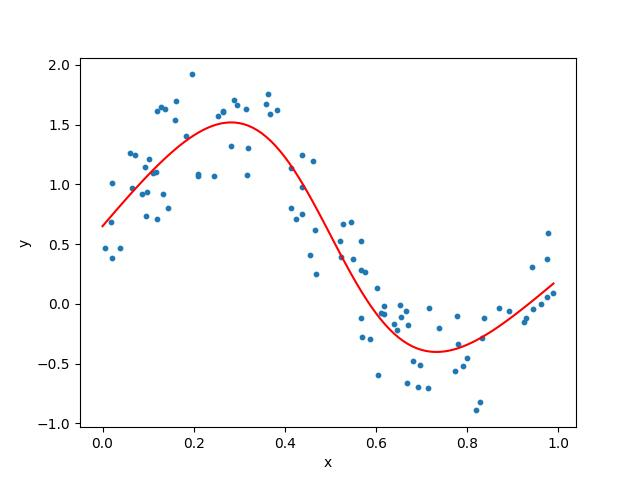

The script that saved this image:
import numpy as np
import matplotlib.pyplot as plt
from dezero import Model
from dezero import optimizers
import dezero.layers as L
import dezero.functions as F

# Dataset
np.random.seed(0)
x = np.random.rand(100, 1)
y = np.sin(2 * np.pi * x) + np.random.rand(100, 1)

lr = 0.2
iters = 10000

class TwoLayerNet(Model):
    def __init__(self, hidden_size, out_size):
        super().__init__()
        self.l1 = L.Linear(hidden_size)
        self.l2 = L.Linear(out_size)

    def forward(self, x):
        y = F.sigmoid(self.l1(x))
        y = self.l2(y)
        return y

model = TwoLayerNet(10, 1)
optimizer = optimizers.SGD(lr)
optimizer.setup(model)

for i in range(iters):
    y_pred = model(x)
    loss = F.mean_squared_error(y, y_pred)

    model.cleargrads()
    loss.backward()

    optimizer.update()
    if i % 1000 == 0:
        print(loss.data)

# Plot
plt.scatter(x, y, s=10)
plt.xlabel('x')
plt.ylabel('y')
t = np.arange(0, 1, .01)[:, np.newaxis]
y_pred = model(t)
plt.plot(t, y_pred.data, color='r')
plt.show()

# added for remote figure
import matplotlib.pyplot as plt
plt.savefig("ch07/dezero4.jpg")